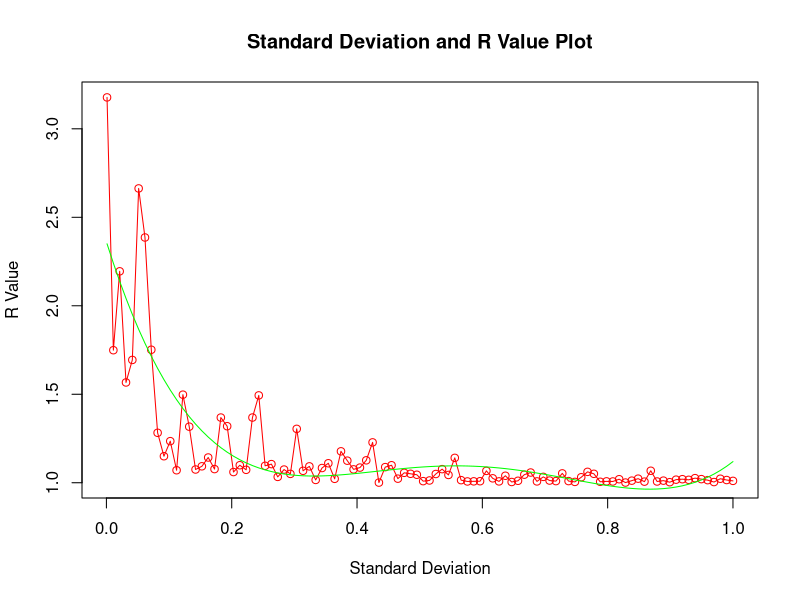

The R script that drew this image:
## ---- chunk 1
knitr::opts_chunk$set(echo = TRUE)
## ---- chunk 2
# Probability density function
f <- function(x) { return(0.5 * exp(-abs(x))) }

# Metropolis-Hastings algorithm
MetropolisHastings <- function(N, s, x0) {
  samples <- c(x0)
  xi <- x0
  
  for (i in 2:N) {
    xp <- rnorm(1, mean=samples[i-1], sd=s)
    
    # Compute acceptance ratio
    r <- f(xp) / f(samples[i-1])
    
    # Generate a random number from uniform distribution
    u <- runif(1)
    
    # Accept or reject the proposal
    if (log(u) < log(r)) xi <- xp
    
    samples <- c(samples, xi)
  }
  
  return(samples)
}

# Mean of chain j
Mj <- function(N, xj) {
  xj <- unlist(xj)
  jMean <- 0.0
  for (i in 1:N) { jMean <- jMean + xj[i] }
  return(jMean / N)
}

# Variance of chain j
Vj <- function(N, xj, mj) {
  xj <- unlist(xj)
  jVar <- 0.0
  for (i in 1:N) { jVar <- jVar + (xj[i] - mj)^2 }
  return(jVar / N)
}

# Variance of all
W <- function(J, vj) {
  ovrVar <- 0.0
  for (i in 1:J) { ovrVar <- ovrVar + vj[i] }
  return(ovrVar / J)
}

# Mean of all
M <- function(J, mj) {
  ovrMean <- 0.0
  for (i in 1:J) { ovrMean <- ovrMean + mj[i] }
  return(ovrMean / J)
}

# Variance between samples
B <- function(J, M, mj) {
  betVar <- 0.0
  for (i in 1:J) { betVar <- betVar + (mj[i] - M)^2 }
  return(betVar)
}

# R value
RVal <- function(Bs, Ws) {
  return(sqrt((Bs + Ws) / Ws))
}

# Convergence
ConvergenceTest <- function(chains) {
  meanOfChains <- vector("numeric", length = length(chains))
  varOfChains <- vector("numeric", length = length(chains))
  sampleVar <- 0.0
  sampleMean <- 0.0
  betSampleVar <- 0.0
  
  for (i in 1:length(chains)) {
    meanOfChains[i] <- Mj(N, chains[[i]])
    varOfChains[i] <- Vj(N, chains[[i]], meanOfChains[i])
  }
  
  sampleVar <- W(length(chains), varOfChains)
  sampleMean <- M(length(chains), meanOfChains)
  betSampleVar <- B(length(chains), sampleMean, meanOfChains)
  R <- RVal(betSampleVar, sampleVar)
  
  return(list(R, sampleMean, sampleVar, betSampleVar))
}

# Parameters
J <- 4
N <- 2000
s <- 0.001
x0 <- 0.5

chains <- list()
for (i in 1:J) { chains[[i]] <- MetropolisHastings(N, s, x0) }
returns <- ConvergenceTest(chains)
cat("Outputs for N=2000, J=4, and s=0.001:\n")
cat("M value:", returns[[2]], "\n")
cat("W value:", returns[[3]], "\n")
cat("B value:", returns[[4]], "\n")
cat("R value:", returns[[1]], "\n")

s <- seq(0.001, 1, length.out = 100)
rvalues <- numeric(length(s))

for (i in 1:length(s)) {
  chains <- list()
  for (j in 1:J) { chains[[j]] <- MetropolisHastings(N, s[i], x0) }
  returns <- ConvergenceTest(chains)
  rvalues[i] <- returns[[1]]
}

rd <- data.frame(x=s, y=rvalues)
rfit <- lm(y~poly(x,4,raw=TRUE), data=rd)

plot(s, rvalues, type='o', col='red', xlab='Standard Deviation', ylab='R Value', main='Standard Deviation and R Value Plot')
lines(s, predict(rfit, data.frame(x=s)), col='green')

